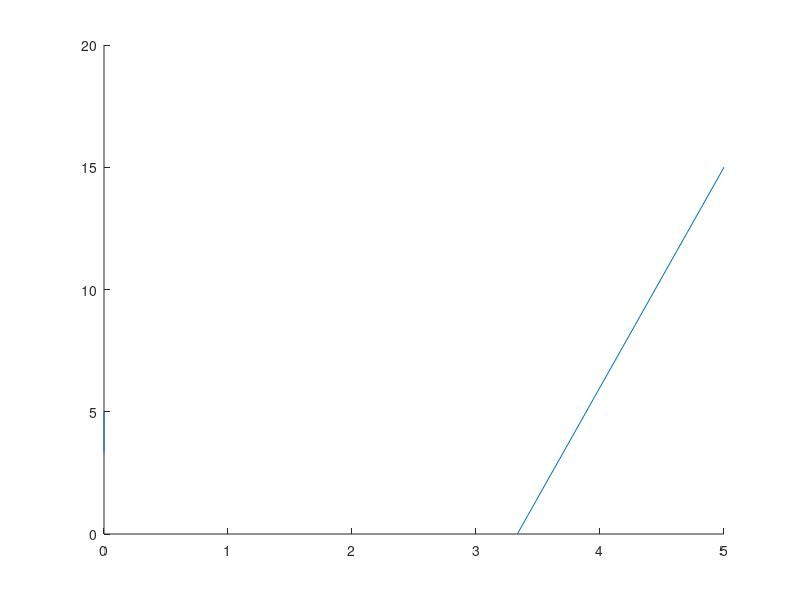

Write MATLAB code to recreate this figure.

% Lengt of bridge [m]
L = 15;
% Number of sensors
n = 2;
% Distance between sensors
n_d = 5;
% Distane from reaction A to first sensor
L_a = 5;
% Distance from reaction A to furthest sensor
L_b = 10;




function generateInfluenceLines(L, n, n_d, L_a, L_b)
numberOfLines = n*2;
% generate functions for each line
% i = 1:numberOfLines;
maxA = L_a*(1-L_a/L);
maxB = L_b*(1-L_b/L);
line([0 0],[5 maxA]);
line([5 maxA],[15 0]);
end

generateInfluenceLines(L, n, n_d, L_a, L_b)